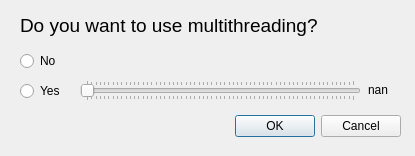
<?xml version="1.0" encoding="UTF-8"?>
<ui version="4.0">
 <class>OptOptionsDialog</class>
 <widget class="QDialog" name="OptOptionsDialog">
  <property name="geometry">
   <rect>
    <x>0</x>
    <y>0</y>
    <width>415</width>
    <height>156</height>
   </rect>
  </property>
  <property name="sizePolicy">
   <sizepolicy hsizetype="Preferred" vsizetype="Preferred">
    <horstretch>0</horstretch>
    <verstretch>0</verstretch>
   </sizepolicy>
  </property>
  <property name="minimumSize">
   <size>
    <width>415</width>
    <height>156</height>
   </size>
  </property>
  <property name="maximumSize">
   <size>
    <width>415</width>
    <height>156</height>
   </size>
  </property>
  <property name="windowTitle">
   <string>Dialog</string>
  </property>
  <widget class="QDialogButtonBox" name="buttonBox">
   <property name="geometry">
    <rect>
     <x>230</x>
     <y>110</y>
     <width>171</width>
     <height>32</height>
    </rect>
   </property>
   <property name="orientation">
    <enum>Qt::Horizontal</enum>
   </property>
   <property name="standardButtons">
    <set>QDialogButtonBox::Cancel|QDialogButtonBox::Ok</set>
   </property>
  </widget>
  <widget class="QRadioButton" name="radioButtonNo">
   <property name="geometry">
    <rect>
     <x>20</x>
     <y>50</y>
     <width>51</width>
     <height>22</height>
    </rect>
   </property>
   <property name="text">
    <string>No</string>
   </property>
  </widget>
  <widget class="QRadioButton" name="radioButtonYes">
   <property name="geometry">
    <rect>
     <x>20</x>
     <y>80</y>
     <width>51</width>
     <height>22</height>
    </rect>
   </property>
   <property name="text">
    <string>Yes</string>
   </property>
  </widget>
  <widget class="QSlider" name="threadAmountSlider">
   <property name="geometry">
    <rect>
     <x>80</x>
     <y>80</y>
     <width>281</width>
     <height>21</height>
    </rect>
   </property>
   <property name="minimum">
    <number>2</number>
   </property>
   <property name="maximum">
    <number>64</number>
   </property>
   <property name="pageStep">
    <number>8</number>
   </property>
   <property name="tracking">
    <bool>true</bool>
   </property>
   <property name="orientation">
    <enum>Qt::Horizontal</enum>
   </property>
   <property name="invertedAppearance">
    <bool>false</bool>
   </property>
   <property name="invertedControls">
    <bool>false</bool>
   </property>
   <property name="tickPosition">
    <enum>QSlider::TicksBothSides</enum>
   </property>
   <property name="tickInterval">
    <number>1</number>
   </property>
  </widget>
  <widget class="QLabel" name="label">
   <property name="geometry">
    <rect>
     <x>20</x>
     <y>10</y>
     <width>331</width>
     <height>31</height>
    </rect>
   </property>
   <property name="font">
    <font>
     <pointsize>14</pointsize>
    </font>
   </property>
   <property name="text">
    <string>Do you want to use multithreading?</string>
   </property>
  </widget>
  <widget class="QLabel" name="ThreadNumLabel">
   <property name="geometry">
    <rect>
     <x>368</x>
     <y>80</y>
     <width>31</width>
     <height>20</height>
    </rect>
   </property>
   <property name="text">
    <string>nan</string>
   </property>
  </widget>
 </widget>
 <resources/>
 <connections>
  <connection>
   <sender>buttonBox</sender>
   <signal>accepted()</signal>
   <receiver>OptOptionsDialog</receiver>
   <slot>accept()</slot>
   <hints>
    <hint type="sourcelabel">
     <x>248</x>
     <y>254</y>
    </hint>
    <hint type="destinationlabel">
     <x>157</x>
     <y>274</y>
    </hint>
   </hints>
  </connection>
  <connection>
   <sender>buttonBox</sender>
   <signal>rejected()</signal>
   <receiver>OptOptionsDialog</receiver>
   <slot>reject()</slot>
   <hints>
    <hint type="sourcelabel">
     <x>316</x>
     <y>260</y>
    </hint>
    <hint type="destinationlabel">
     <x>286</x>
     <y>274</y>
    </hint>
   </hints>
  </connection>
 </connections>
</ui>
